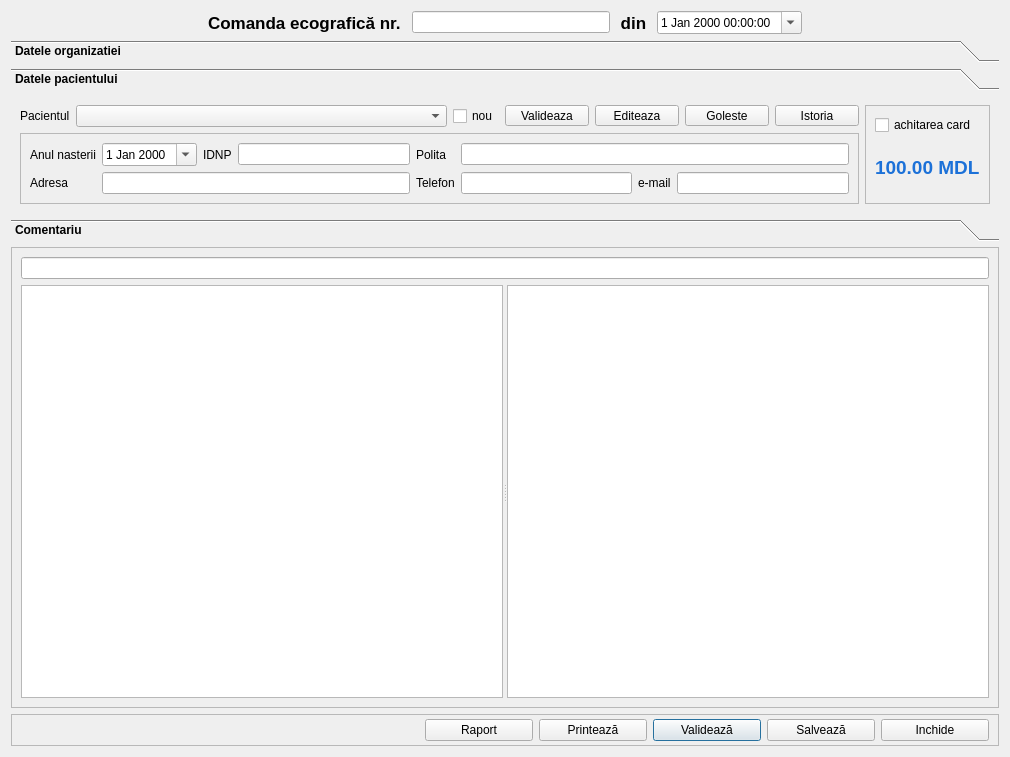
<?xml version="1.0" encoding="UTF-8"?>
<ui version="4.0">
 <class>OrderDialog</class>
 <widget class="QDialog" name="OrderDialog">
  <property name="geometry">
   <rect>
    <x>0</x>
    <y>0</y>
    <width>1010</width>
    <height>757</height>
   </rect>
  </property>
  <property name="font">
   <font>
    <family>Segoe UI</family>
   </font>
  </property>
  <property name="windowTitle">
   <string>Dialog</string>
  </property>
  <layout class="QGridLayout" name="gridLayout_3">
   <item row="0" column="0">
    <layout class="QHBoxLayout" name="horizontalLayout">
     <item>
      <spacer name="horizontalSpacer">
       <property name="orientation">
        <enum>Qt::Orientation::Horizontal</enum>
       </property>
       <property name="sizeHint" stdset="0">
        <size>
         <width>40</width>
         <height>20</height>
        </size>
       </property>
      </spacer>
     </item>
     <item>
      <widget class="QLabel" name="label">
       <property name="font">
        <font>
         <family>Segoe UI</family>
         <pointsize>13</pointsize>
         <bold>true</bold>
        </font>
       </property>
       <property name="text">
        <string>Comanda ecografică nr. </string>
       </property>
      </widget>
     </item>
     <item>
      <widget class="QLineEdit" name="numberDoc"/>
     </item>
     <item>
      <widget class="QLabel" name="label_2">
       <property name="font">
        <font>
         <family>Segoe UI</family>
         <pointsize>13</pointsize>
         <bold>true</bold>
        </font>
       </property>
       <property name="text">
        <string> din </string>
       </property>
      </widget>
     </item>
     <item>
      <widget class="QDateTimeEdit" name="dateTimeDoc">
       <property name="calendarPopup">
        <bool>true</bool>
       </property>
      </widget>
     </item>
     <item>
      <spacer name="horizontalSpacer_2">
       <property name="orientation">
        <enum>Qt::Orientation::Horizontal</enum>
       </property>
       <property name="sizeHint" stdset="0">
        <size>
         <width>40</width>
         <height>20</height>
        </size>
       </property>
      </spacer>
     </item>
    </layout>
   </item>
   <item row="2" column="0">
    <widget class="QFrame" name="frame_table">
     <property name="sizePolicy">
      <sizepolicy hsizetype="Expanding" vsizetype="Expanding">
       <horstretch>0</horstretch>
       <verstretch>0</verstretch>
      </sizepolicy>
     </property>
     <property name="frameShape">
      <enum>QFrame::Shape::StyledPanel</enum>
     </property>
     <property name="frameShadow">
      <enum>QFrame::Shadow::Raised</enum>
     </property>
     <layout class="QGridLayout" name="gridLayout_5">
      <item row="1" column="0" colspan="2">
       <widget class="QSplitter" name="splitter">
        <property name="sizePolicy">
         <sizepolicy hsizetype="Expanding" vsizetype="Expanding">
          <horstretch>0</horstretch>
          <verstretch>0</verstretch>
         </sizepolicy>
        </property>
        <property name="orientation">
         <enum>Qt::Orientation::Horizontal</enum>
        </property>
        <widget class="QTableView" name="tableView">
         <property name="sizePolicy">
          <sizepolicy hsizetype="Expanding" vsizetype="Preferred">
           <horstretch>0</horstretch>
           <verstretch>0</verstretch>
          </sizepolicy>
         </property>
        </widget>
        <widget class="QTableView" name="tableViewOrder">
         <property name="sizePolicy">
          <sizepolicy hsizetype="Expanding" vsizetype="Preferred">
           <horstretch>0</horstretch>
           <verstretch>0</verstretch>
          </sizepolicy>
         </property>
        </widget>
       </widget>
      </item>
      <item row="0" column="0" colspan="2">
       <widget class="QLineEdit" name="editFilterPattern">
        <property name="sizePolicy">
         <sizepolicy hsizetype="Preferred" vsizetype="Fixed">
          <horstretch>0</horstretch>
          <verstretch>0</verstretch>
         </sizepolicy>
        </property>
        <property name="clearButtonEnabled">
         <bool>true</bool>
        </property>
       </widget>
      </item>
     </layout>
    </widget>
   </item>
   <item row="1" column="0">
    <widget class="QToolBox" name="toolBox">
     <property name="sizePolicy">
      <sizepolicy hsizetype="Expanding" vsizetype="Maximum">
       <horstretch>0</horstretch>
       <verstretch>0</verstretch>
      </sizepolicy>
     </property>
     <property name="font">
      <font>
       <family>Segoe UI</family>
       <bold>true</bold>
      </font>
     </property>
     <property name="currentIndex">
      <number>1</number>
     </property>
     <widget class="QWidget" name="pageDataOrganization">
      <property name="geometry">
       <rect>
        <x>0</x>
        <y>0</y>
        <width>992</width>
        <height>114</height>
       </rect>
      </property>
      <attribute name="icon">
       <iconset resource="../../resources/resource.qrc">
        <normaloff>:/img/common/arrow_right_light.png</normaloff>:/img/common/arrow_right_light.png</iconset>
      </attribute>
      <attribute name="label">
       <string>Datele organizatiei</string>
      </attribute>
      <layout class="QGridLayout" name="gridLayout_4">
       <item row="2" column="1">
        <widget class="QLabel" name="label_5">
         <property name="font">
          <font>
           <family>Segoe UI</family>
           <bold>false</bold>
          </font>
         </property>
         <property name="text">
          <string>Tipul preturilor</string>
         </property>
        </widget>
       </item>
       <item row="0" column="2">
        <widget class="QComboBox" name="comboOrganization">
         <property name="sizePolicy">
          <sizepolicy hsizetype="Expanding" vsizetype="Fixed">
           <horstretch>0</horstretch>
           <verstretch>0</verstretch>
          </sizepolicy>
         </property>
         <property name="font">
          <font>
           <family>Segoe UI</family>
           <bold>false</bold>
          </font>
         </property>
        </widget>
       </item>
       <item row="2" column="6">
        <widget class="QToolButton" name="btnCreateNewDoctor">
         <property name="text">
          <string>...</string>
         </property>
         <property name="icon">
          <iconset resource="../../resources/resource.qrc">
           <normaloff>:/img/catalogs/add_user.png</normaloff>:/img/catalogs/add_user.png</iconset>
         </property>
        </widget>
       </item>
       <item row="0" column="0">
        <spacer name="horizontalSpacer_3">
         <property name="orientation">
          <enum>Qt::Orientation::Horizontal</enum>
         </property>
         <property name="sizeType">
          <enum>QSizePolicy::Policy::Fixed</enum>
         </property>
         <property name="sizeHint" stdset="0">
          <size>
           <width>50</width>
           <height>20</height>
          </size>
         </property>
        </spacer>
       </item>
       <item row="2" column="2">
        <widget class="QComboBox" name="comboTypePrices">
         <property name="sizePolicy">
          <sizepolicy hsizetype="Expanding" vsizetype="Fixed">
           <horstretch>0</horstretch>
           <verstretch>0</verstretch>
          </sizepolicy>
         </property>
         <property name="font">
          <font>
           <family>Segoe UI</family>
           <bold>false</bold>
          </font>
         </property>
        </widget>
       </item>
       <item row="1" column="3">
        <widget class="QLabel" name="label_8">
         <property name="font">
          <font>
           <family>Segoe UI</family>
           <bold>false</bold>
          </font>
         </property>
         <property name="text">
          <string>As.medicală</string>
         </property>
        </widget>
       </item>
       <item row="2" column="7">
        <widget class="QToolButton" name="btnOpenDoctor">
         <property name="text">
          <string>...</string>
         </property>
         <property name="icon">
          <iconset resource="../../resources/resource.qrc">
           <normaloff>:/img/catalogs/open_catalog.png</normaloff>:/img/catalogs/open_catalog.png</iconset>
         </property>
        </widget>
       </item>
       <item row="2" column="3">
        <widget class="QLabel" name="label_7">
         <property name="font">
          <font>
           <family>Segoe UI</family>
           <bold>false</bold>
          </font>
         </property>
         <property name="text">
          <string>Trimis de medic</string>
         </property>
        </widget>
       </item>
       <item row="2" column="5">
        <widget class="QComboBox" name="comboReferringDoctor">
         <property name="sizePolicy">
          <sizepolicy hsizetype="Expanding" vsizetype="Fixed">
           <horstretch>0</horstretch>
           <verstretch>0</verstretch>
          </sizepolicy>
         </property>
         <property name="font">
          <font>
           <family>Segoe UI</family>
           <bold>false</bold>
          </font>
         </property>
        </widget>
       </item>
       <item row="0" column="1">
        <widget class="QLabel" name="label_3">
         <property name="font">
          <font>
           <family>Segoe UI</family>
           <bold>false</bold>
          </font>
         </property>
         <property name="text">
          <string>Organizatia</string>
         </property>
        </widget>
       </item>
       <item row="0" column="3">
        <widget class="QLabel" name="label_13">
         <property name="font">
          <font>
           <family>Segoe UI</family>
           <bold>false</bold>
          </font>
         </property>
         <property name="text">
          <string>Medic</string>
         </property>
        </widget>
       </item>
       <item row="1" column="1">
        <widget class="QLabel" name="label_4">
         <property name="font">
          <font>
           <family>Segoe UI</family>
           <bold>false</bold>
          </font>
         </property>
         <property name="text">
          <string>Contract</string>
         </property>
        </widget>
       </item>
       <item row="1" column="2">
        <widget class="QComboBox" name="comboContract">
         <property name="sizePolicy">
          <sizepolicy hsizetype="Expanding" vsizetype="Fixed">
           <horstretch>0</horstretch>
           <verstretch>0</verstretch>
          </sizepolicy>
         </property>
         <property name="font">
          <font>
           <family>Segoe UI</family>
           <bold>false</bold>
          </font>
         </property>
        </widget>
       </item>
       <item row="1" column="5">
        <widget class="QComboBox" name="comboNurse">
         <property name="font">
          <font>
           <family>Segoe UI</family>
           <bold>false</bold>
          </font>
         </property>
        </widget>
       </item>
       <item row="0" column="5">
        <widget class="QComboBox" name="comboPerformingDoctor">
         <property name="font">
          <font>
           <family>Segoe UI</family>
           <bold>false</bold>
          </font>
         </property>
        </widget>
       </item>
      </layout>
     </widget>
     <widget class="QWidget" name="pageDataPacient">
      <property name="geometry">
       <rect>
        <x>0</x>
        <y>0</y>
        <width>992</width>
        <height>137</height>
       </rect>
      </property>
      <attribute name="icon">
       <iconset resource="../../resources/resource.qrc">
        <normaloff>:/img/common/arrow_right_light.png</normaloff>:/img/common/arrow_right_light.png</iconset>
      </attribute>
      <attribute name="label">
       <string>Datele pacientului</string>
      </attribute>
      <layout class="QGridLayout" name="gridLayout">
       <item row="0" column="0">
        <widget class="QLabel" name="label_6">
         <property name="font">
          <font>
           <family>Segoe UI</family>
           <bold>false</bold>
          </font>
         </property>
         <property name="text">
          <string>Pacientul</string>
         </property>
        </widget>
       </item>
       <item row="0" column="1">
        <widget class="QComboBox" name="comboPatient">
         <property name="sizePolicy">
          <sizepolicy hsizetype="Expanding" vsizetype="Fixed">
           <horstretch>0</horstretch>
           <verstretch>0</verstretch>
          </sizepolicy>
         </property>
         <property name="font">
          <font>
           <family>Segoe UI</family>
           <bold>false</bold>
          </font>
         </property>
         <property name="editable">
          <bool>false</bool>
         </property>
        </widget>
       </item>
       <item row="0" column="7" rowspan="2">
        <widget class="QFrame" name="frame_total">
         <property name="sizePolicy">
          <sizepolicy hsizetype="Maximum" vsizetype="Preferred">
           <horstretch>0</horstretch>
           <verstretch>0</verstretch>
          </sizepolicy>
         </property>
         <property name="frameShape">
          <enum>QFrame::Shape::StyledPanel</enum>
         </property>
         <property name="frameShadow">
          <enum>QFrame::Shadow::Raised</enum>
         </property>
         <layout class="QGridLayout" name="gridLayout_6">
          <item row="1" column="0">
           <widget class="QLabel" name="labelSumOrder">
            <property name="font">
             <font>
              <family>Segoe UI</family>
              <pointsize>14</pointsize>
              <bold>true</bold>
             </font>
            </property>
            <property name="layoutDirection">
             <enum>Qt::LayoutDirection::LeftToRight</enum>
            </property>
            <property name="styleSheet">
             <string notr="true">color: rgb(28, 113, 216)</string>
            </property>
            <property name="text">
             <string>100.00 MDL</string>
            </property>
           </widget>
          </item>
          <item row="0" column="0">
           <widget class="QCheckBox" name="cardPayment">
            <property name="font">
             <font>
              <family>Segoe UI</family>
              <bold>false</bold>
             </font>
            </property>
            <property name="text">
             <string>achitarea card</string>
            </property>
           </widget>
          </item>
         </layout>
        </widget>
       </item>
       <item row="0" column="2">
        <widget class="QCheckBox" name="newPatient">
         <property name="font">
          <font>
           <family>Segoe UI</family>
           <bold>false</bold>
          </font>
         </property>
         <property name="text">
          <string>nou</string>
         </property>
        </widget>
       </item>
       <item row="1" column="0" colspan="7">
        <widget class="QFrame" name="frameDataPacient">
         <property name="sizePolicy">
          <sizepolicy hsizetype="Expanding" vsizetype="Fixed">
           <horstretch>0</horstretch>
           <verstretch>0</verstretch>
          </sizepolicy>
         </property>
         <property name="frameShape">
          <enum>QFrame::Shape::StyledPanel</enum>
         </property>
         <property name="frameShadow">
          <enum>QFrame::Shadow::Raised</enum>
         </property>
         <layout class="QGridLayout" name="gridLayout_2">
          <item row="0" column="0">
           <layout class="QGridLayout" name="layoutDataPacient">
            <item row="0" column="6">
             <widget class="QLabel" name="label_12">
              <property name="font">
               <font>
                <family>Segoe UI</family>
                <bold>false</bold>
               </font>
              </property>
              <property name="text">
               <string>Polita</string>
              </property>
             </widget>
            </item>
            <item row="0" column="4">
             <widget class="QLabel" name="label_10">
              <property name="font">
               <font>
                <family>Segoe UI</family>
                <bold>false</bold>
               </font>
              </property>
              <property name="text">
               <string>IDNP</string>
              </property>
             </widget>
            </item>
            <item row="1" column="0">
             <widget class="QLabel" name="label_11">
              <property name="font">
               <font>
                <family>Segoe UI</family>
                <bold>false</bold>
               </font>
              </property>
              <property name="text">
               <string>Adresa</string>
              </property>
             </widget>
            </item>
            <item row="1" column="6">
             <widget class="QLabel" name="label_14">
              <property name="font">
               <font>
                <family>Segoe UI</family>
                <bold>false</bold>
               </font>
              </property>
              <property name="text">
               <string>Telefon</string>
              </property>
             </widget>
            </item>
            <item row="1" column="3" colspan="3">
             <widget class="QLineEdit" name="patientAddress">
              <property name="font">
               <font>
                <family>Segoe UI</family>
                <bold>false</bold>
               </font>
              </property>
             </widget>
            </item>
            <item row="0" column="5">
             <widget class="QLineEdit" name="patientIDNP">
              <property name="font">
               <font>
                <family>Segoe UI</family>
                <bold>false</bold>
               </font>
              </property>
             </widget>
            </item>
            <item row="0" column="3">
             <widget class="QDateEdit" name="patientBirthday">
              <property name="font">
               <font>
                <family>Segoe UI</family>
                <bold>false</bold>
               </font>
              </property>
              <property name="calendarPopup">
               <bool>true</bool>
              </property>
             </widget>
            </item>
            <item row="1" column="8">
             <widget class="QLineEdit" name="patientPhone">
              <property name="font">
               <font>
                <family>Segoe UI</family>
                <bold>false</bold>
               </font>
              </property>
             </widget>
            </item>
            <item row="1" column="9">
             <widget class="QLabel" name="label_15">
              <property name="font">
               <font>
                <family>Segoe UI</family>
                <bold>false</bold>
               </font>
              </property>
              <property name="text">
               <string>e-mail</string>
              </property>
             </widget>
            </item>
            <item row="0" column="0">
             <widget class="QLabel" name="label_9">
              <property name="font">
               <font>
                <family>Segoe UI</family>
                <bold>false</bold>
               </font>
              </property>
              <property name="text">
               <string>Anul nasterii</string>
              </property>
             </widget>
            </item>
            <item row="1" column="10">
             <widget class="QLineEdit" name="patientEmail">
              <property name="font">
               <font>
                <family>Segoe UI</family>
                <bold>false</bold>
               </font>
              </property>
             </widget>
            </item>
            <item row="0" column="8" colspan="3">
             <widget class="QLineEdit" name="patientMedicalPolicy">
              <property name="font">
               <font>
                <family>Segoe UI</family>
                <bold>false</bold>
               </font>
              </property>
             </widget>
            </item>
           </layout>
          </item>
         </layout>
        </widget>
       </item>
       <item row="0" column="3">
        <widget class="QToolButton" name="btnValidatePatient">
         <property name="minimumSize">
          <size>
           <width>84</width>
           <height>21</height>
          </size>
         </property>
         <property name="font">
          <font>
           <family>.AppleSystemUIFont</family>
           <bold>false</bold>
          </font>
         </property>
         <property name="text">
          <string>Valideaza</string>
         </property>
         <property name="icon">
          <iconset resource="../../resources/resource.qrc">
           <normaloff>:/img/btns/valide.png</normaloff>:/img/btns/valide.png</iconset>
         </property>
         <property name="toolButtonStyle">
          <enum>Qt::ToolButtonStyle::ToolButtonTextBesideIcon</enum>
         </property>
        </widget>
       </item>
       <item row="0" column="4">
        <widget class="QToolButton" name="btnEditPatient">
         <property name="minimumSize">
          <size>
           <width>84</width>
           <height>21</height>
          </size>
         </property>
         <property name="font">
          <font>
           <family>.AppleSystemUIFont</family>
           <bold>false</bold>
          </font>
         </property>
         <property name="text">
          <string>Editeaza</string>
         </property>
         <property name="icon">
          <iconset resource="../../resources/resource.qrc">
           <normaloff>:/img/toolBar/edit.png</normaloff>:/img/toolBar/edit.png</iconset>
         </property>
         <property name="toolButtonStyle">
          <enum>Qt::ToolButtonStyle::ToolButtonTextBesideIcon</enum>
         </property>
        </widget>
       </item>
       <item row="0" column="5">
        <widget class="QToolButton" name="btnClearPatient">
         <property name="minimumSize">
          <size>
           <width>84</width>
           <height>21</height>
          </size>
         </property>
         <property name="font">
          <font>
           <family>.AppleSystemUIFont</family>
           <bold>false</bold>
          </font>
         </property>
         <property name="text">
          <string>Goleste</string>
         </property>
         <property name="icon">
          <iconset resource="../../resources/resource.qrc">
           <normaloff>:/img/toolBar/delete.png</normaloff>:/img/toolBar/delete.png</iconset>
         </property>
         <property name="toolButtonStyle">
          <enum>Qt::ToolButtonStyle::ToolButtonTextBesideIcon</enum>
         </property>
        </widget>
       </item>
       <item row="0" column="6">
        <widget class="QToolButton" name="btnPatientHistory">
         <property name="minimumSize">
          <size>
           <width>84</width>
           <height>21</height>
          </size>
         </property>
         <property name="font">
          <font>
           <family>.AppleSystemUIFont</family>
           <bold>false</bold>
          </font>
         </property>
         <property name="text">
          <string>Istoria</string>
         </property>
         <property name="icon">
          <iconset resource="../../resources/resource.qrc">
           <normaloff>:/img/documents/medical_history.png</normaloff>:/img/documents/medical_history.png</iconset>
         </property>
         <property name="toolButtonStyle">
          <enum>Qt::ToolButtonStyle::ToolButtonTextBesideIcon</enum>
         </property>
        </widget>
       </item>
      </layout>
     </widget>
     <widget class="QWidget" name="pageComment">
      <property name="geometry">
       <rect>
        <x>0</x>
        <y>0</y>
        <width>992</width>
        <height>68</height>
       </rect>
      </property>
      <attribute name="icon">
       <iconset resource="../../resources/resource.qrc">
        <normaloff>:/img/common/arrow_right_light.png</normaloff>:/img/common/arrow_right_light.png</iconset>
      </attribute>
      <attribute name="label">
       <string>Comentariu</string>
      </attribute>
      <layout class="QGridLayout" name="gridLayout_8">
       <item row="0" column="0">
        <widget class="QPlainTextEdit" name="editComment">
         <property name="sizePolicy">
          <sizepolicy hsizetype="Expanding" vsizetype="Maximum">
           <horstretch>0</horstretch>
           <verstretch>0</verstretch>
          </sizepolicy>
         </property>
         <property name="maximumSize">
          <size>
           <width>16777215</width>
           <height>50</height>
          </size>
         </property>
         <property name="font">
          <font>
           <family>Segoe UI</family>
           <bold>false</bold>
          </font>
         </property>
        </widget>
       </item>
      </layout>
     </widget>
    </widget>
   </item>
   <item row="3" column="0">
    <widget class="QFrame" name="frame_footer">
     <property name="sizePolicy">
      <sizepolicy hsizetype="Preferred" vsizetype="Preferred">
       <horstretch>0</horstretch>
       <verstretch>0</verstretch>
      </sizepolicy>
     </property>
     <property name="frameShape">
      <enum>QFrame::Shape::StyledPanel</enum>
     </property>
     <property name="frameShadow">
      <enum>QFrame::Shadow::Raised</enum>
     </property>
     <layout class="QGridLayout" name="gridLayout_7">
      <property name="topMargin">
       <number>4</number>
      </property>
      <property name="bottomMargin">
       <number>4</number>
      </property>
      <item row="0" column="0">
       <layout class="QHBoxLayout" name="layoutAuthor"/>
      </item>
      <item row="0" column="4">
       <widget class="QPushButton" name="btnOk">
        <property name="sizePolicy">
         <sizepolicy hsizetype="Minimum" vsizetype="Fixed">
          <horstretch>0</horstretch>
          <verstretch>0</verstretch>
         </sizepolicy>
        </property>
        <property name="minimumSize">
         <size>
          <width>108</width>
          <height>0</height>
         </size>
        </property>
        <property name="text">
         <string>Validează</string>
        </property>
        <property name="icon">
         <iconset resource="../../resources/resource.qrc">
          <normaloff>:/img/btns/valide.png</normaloff>:/img/btns/valide.png</iconset>
        </property>
       </widget>
      </item>
      <item row="0" column="5">
       <widget class="QPushButton" name="btnWrite">
        <property name="sizePolicy">
         <sizepolicy hsizetype="Preferred" vsizetype="Fixed">
          <horstretch>0</horstretch>
          <verstretch>0</verstretch>
         </sizepolicy>
        </property>
        <property name="minimumSize">
         <size>
          <width>108</width>
          <height>0</height>
         </size>
        </property>
        <property name="text">
         <string>Salvează</string>
        </property>
        <property name="icon">
         <iconset resource="../../resources/resource.qrc">
          <normaloff>:/img/btns/save.png</normaloff>:/img/btns/save.png</iconset>
        </property>
       </widget>
      </item>
      <item row="0" column="3">
       <widget class="QPushButton" name="btnPrint">
        <property name="sizePolicy">
         <sizepolicy hsizetype="Minimum" vsizetype="Fixed">
          <horstretch>0</horstretch>
          <verstretch>0</verstretch>
         </sizepolicy>
        </property>
        <property name="minimumSize">
         <size>
          <width>108</width>
          <height>0</height>
         </size>
        </property>
        <property name="text">
         <string>Printează</string>
        </property>
        <property name="icon">
         <iconset resource="../../resources/resource.qrc">
          <normaloff>:/img/actions/print.png</normaloff>:/img/actions/print.png</iconset>
        </property>
       </widget>
      </item>
      <item row="0" column="2">
       <widget class="QPushButton" name="btnReport">
        <property name="sizePolicy">
         <sizepolicy hsizetype="Minimum" vsizetype="Fixed">
          <horstretch>0</horstretch>
          <verstretch>0</verstretch>
         </sizepolicy>
        </property>
        <property name="minimumSize">
         <size>
          <width>108</width>
          <height>0</height>
         </size>
        </property>
        <property name="text">
         <string>Raport</string>
        </property>
        <property name="icon">
         <iconset resource="../../resources/resource.qrc">
          <normaloff>:/img/documents/reports.png</normaloff>:/img/documents/reports.png</iconset>
        </property>
       </widget>
      </item>
      <item row="0" column="6">
       <widget class="QPushButton" name="btnClose">
        <property name="sizePolicy">
         <sizepolicy hsizetype="Preferred" vsizetype="Fixed">
          <horstretch>0</horstretch>
          <verstretch>0</verstretch>
         </sizepolicy>
        </property>
        <property name="minimumSize">
         <size>
          <width>108</width>
          <height>0</height>
         </size>
        </property>
        <property name="text">
         <string>Inchide</string>
        </property>
        <property name="icon">
         <iconset resource="../../resources/resource.qrc">
          <normaloff>:/img/btns/close.png</normaloff>:/img/btns/close.png</iconset>
        </property>
       </widget>
      </item>
      <item row="0" column="1">
       <spacer name="horizontalSpacer_6">
        <property name="orientation">
         <enum>Qt::Orientation::Horizontal</enum>
        </property>
        <property name="sizeHint" stdset="0">
         <size>
          <width>40</width>
          <height>20</height>
         </size>
        </property>
       </spacer>
      </item>
     </layout>
    </widget>
   </item>
  </layout>
 </widget>
 <tabstops>
  <tabstop>dateTimeDoc</tabstop>
  <tabstop>comboOrganization</tabstop>
  <tabstop>comboContract</tabstop>
  <tabstop>comboTypePrices</tabstop>
  <tabstop>comboReferringDoctor</tabstop>
  <tabstop>comboPatient</tabstop>
  <tabstop>newPatient</tabstop>
  <tabstop>patientBirthday</tabstop>
  <tabstop>patientIDNP</tabstop>
  <tabstop>patientMedicalPolicy</tabstop>
  <tabstop>patientAddress</tabstop>
  <tabstop>patientPhone</tabstop>
  <tabstop>patientEmail</tabstop>
  <tabstop>btnValidatePatient</tabstop>
  <tabstop>editFilterPattern</tabstop>
  <tabstop>tableView</tabstop>
  <tabstop>tableViewOrder</tabstop>
  <tabstop>btnReport</tabstop>
  <tabstop>btnPrint</tabstop>
  <tabstop>btnOk</tabstop>
  <tabstop>btnWrite</tabstop>
  <tabstop>btnClose</tabstop>
  <tabstop>btnClearPatient</tabstop>
  <tabstop>numberDoc</tabstop>
  <tabstop>btnEditPatient</tabstop>
  <tabstop>btnCreateNewDoctor</tabstop>
  <tabstop>btnOpenDoctor</tabstop>
  <tabstop>btnPatientHistory</tabstop>
  <tabstop>editComment</tabstop>
  <tabstop>comboNurse</tabstop>
  <tabstop>comboPerformingDoctor</tabstop>
  <tabstop>cardPayment</tabstop>
 </tabstops>
 <resources>
  <include location="../../resources/resource.qrc"/>
 </resources>
 <connections/>
</ui>
